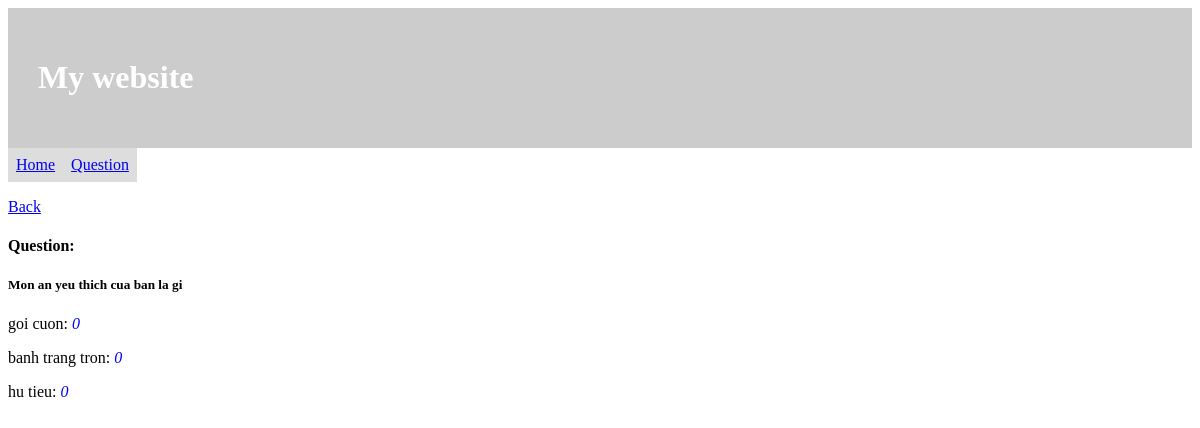
Before: /polls/choices/2 with the older database file.
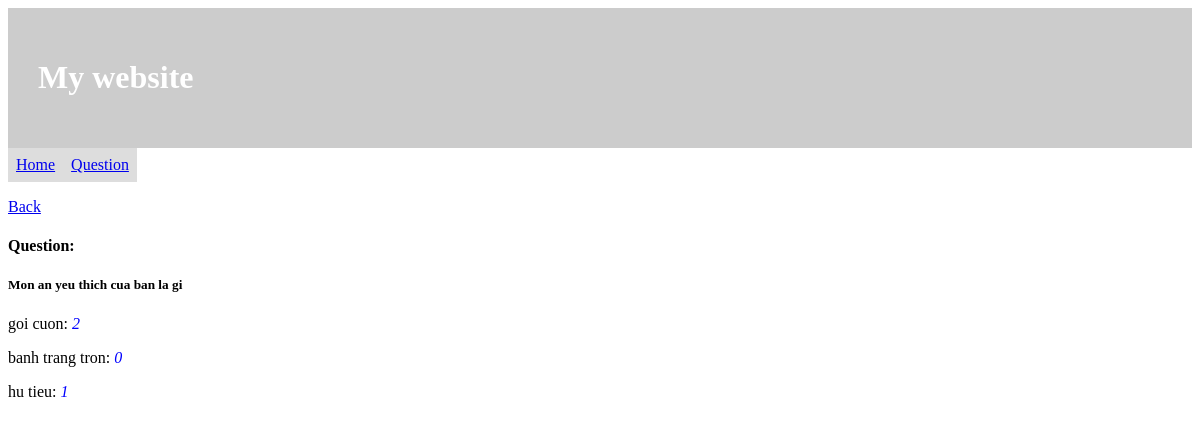
After: the same page with the newer database file.
### polls/models.py (models this page shows)
class Choice(models.Model):
    question = models.ForeignKey(Question, on_delete=models.CASCADE)
    choice_text = models.CharField(max_length=100)
    vote = models.IntegerField(default=0)

### polls/views.py (the view)
# urls.py: path('choices/<int:question_id>', views.showChoices, name="choices"),
def showChoices(request, question_id):
    question = Question.objects.get(pk=question_id)
    choice_list = question.choice_set.all()
    return render(request, "polls/choices.html", {"question": question, "choices": choice_list})

### polls/templates/polls/choices.html
{% extends 'polls/base.html' %}
{% block my-content %}
    <p><a href="{% url 'polls_route:questions' %}">Back</a></p>
    <h4>Question:</h4>
    <h5>{{question.question_text}}</h5>
    {% if choices %}
        {% for choice in choices %}
            <p>{{choice.choice_text}}: <i style="color:blue;">{{choice.vote}}</i></p>
        {% endfor %}
    {% else %}
        <h3 style="color:red;">Don't have any choices</h3>
    {% endif %}
{% endblock %}

Changed rows visible on the page:
changed Choice "goi cuon": vote "0" → "2"
changed Choice "hu tieu": vote "0" → "1"
